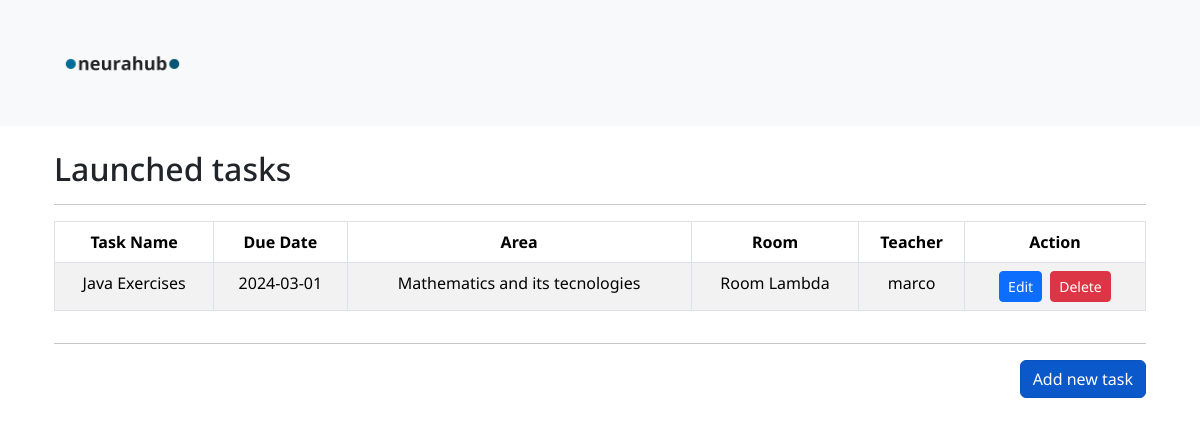
Before: /teacher-panel (signed in) with the older database file.
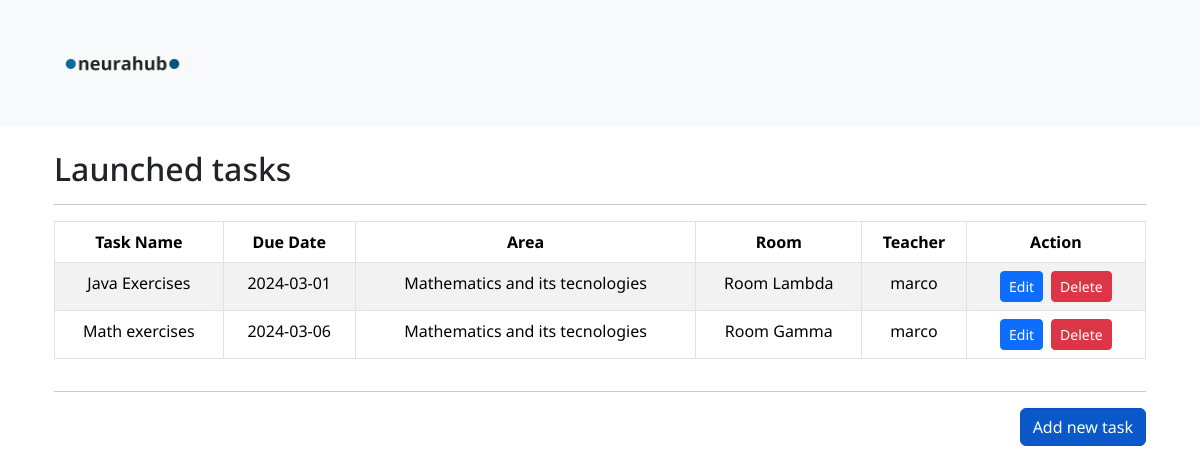
After: the same page with the newer database file.
### tables this page shows
CREATE TABLE "tasks" (
    id INTEGER PRIMARY KEY,
    task_name TEXT NOT NULL,
    due_date DATE NOT NULL,
    area_id INTEGER NOT NULL,
    room_id INTEGER NOT NULL, teacher_username TEXT,
    FOREIGN KEY (area_id) REFERENCES areas (id),
    FOREIGN KEY (room_id) REFERENCES rooms (id)
);

CREATE TABLE teacher_areas (
        id INTEGER PRIMARY KEY,
        area_name TEXT NOT NULL
    );

CREATE TABLE rooms (
        id INTEGER PRIMARY KEY,
        room_name TEXT NOT NULL
    );

### src/routes/routes.py (the view)
@blueprint.route('/teacher-panel', methods=['GET', 'POST'])
def return_teacher_panel():
    return teacher_panel_page()

### src/controllers/controllers_methods.py (called while the page is built)
def get_registered_teacher_area(username):
    conn = sqlite3.connect('databases/neurahub-data.db')
    cursor = conn.cursor()
    cursor.execute("SELECT area_id FROM teachers WHERE name = ?", (username,))
    area_id = cursor.fetchone()[0]
    cursor.execute("SELECT area_name FROM teacher_areas WHERE id = ?", (area_id,))
    area_name = cursor.fetchone()[0]
    conn.close()
    return area_name

def check_if_teacher_logged_in():
    if session.get('logged_in_teacher'):
        return True

### templates/teacher_panel.html (shortened to what this page needs)
<!DOCTYPE html>
<html lang="en">
	<head>
		<link rel= "stylesheet" type= "text/css" href= "{{ url_for('static',filename='style/style.css') }}">
		<link href="https://cdn.jsdelivr.net/npm/bootstrap@5.3.2/dist/css/bootstrap.min.css" rel="stylesheet">
		<link rel="stylesheet" href="https://cdnjs.cloudflare.com/ajax/libs/font-awesome/6.5.1/css/all.min.css">
	</head>
	<body>
		<nav class="navbar navbar-expand-lg bg-body-tertiary">
			<div class="container-fluid">
				<a class="navbar-brand" href="#">
					<img src="{{ url_for('static', filename='img/neurahub_logo_no_bg.png') }}" alt="Logo" height="100" class="d-inline-block align-items-center mx-auto px-5">
				</a>
			</div>
		</nav>
		<div class="container mx-auto p-4">
			<h2>Launched tasks</h2>
			<hr>
			<div class="table-responsive">
				<table class="table table-bordered table-striped table-hover text-center align-items-center">
					<thead>
						<tr>
							<th scope="col">Task Name</th>
							<th scope="col">Due Date</th>
							<th scope="col">Area</th>
							<th scope="col">Room</th>
							<th scope="col">Teacher</th>
							<th scope="col">Action</th>
						</tr>
					</thead>
					<tbody>
						{% for task in created_tasks %}
						<tr>
							<td>{{ task['task_name'] }}</td>
							<td>{{ task['due_date'] }}</td>
							<td>{{ task['area_name'] }}</td>
							<td>{{ task['room_name'] }}</td>
							<td>{{ task['teacher_name'] }}</td>
							<td>
								<div class="d-flex justify-content-center">
									<div class="px-1">
										<a href="{{ url_for('main.return_processed_id_to_edit', task_id=task['task_id']) }}" class="btn btn-primary btn-sm">Edit</a>
									</div>
									<div class="px-1">
										<a href="{{ url_for('main.return_processed_id_to_delete', task_id=task['task_id']) }}" class="btn btn-danger btn-sm">Delete</a>
									</div>
								</div>
							</td>
						</tr>
						{% endfor %}
					</tbody>
				</table>
			</div>
			<hr>
			<div class="d-flex justify-content-end">
				<a class="btn btn-primary  active" role="button" aria-pressed="true" href="/create-task">Add new task</a>
			</div>
		</div>
	</body>
</html>

### static/style/style.css (style rules this page uses)
* { margin: 0; padding: 0; font-family: 'Noto Sans', sans-serif; }

Changed rows visible on the page:
added tasks: task_name "Math exercises", due_date "2024-03-06"
now on this page (row unchanged): rooms: room_name "Room Gamma"
Other visible differences:
new list line: "Mathematics and its tecnologies"
new list line: "marco Edit Delete"
